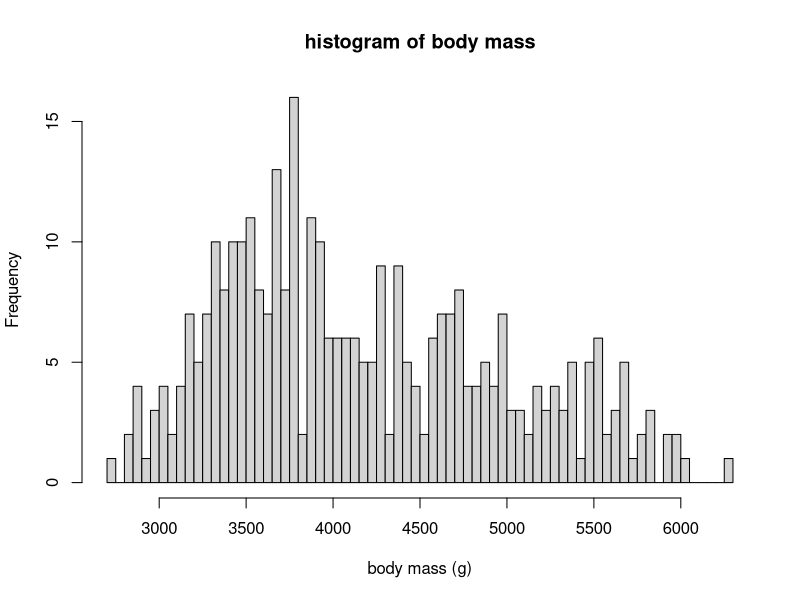
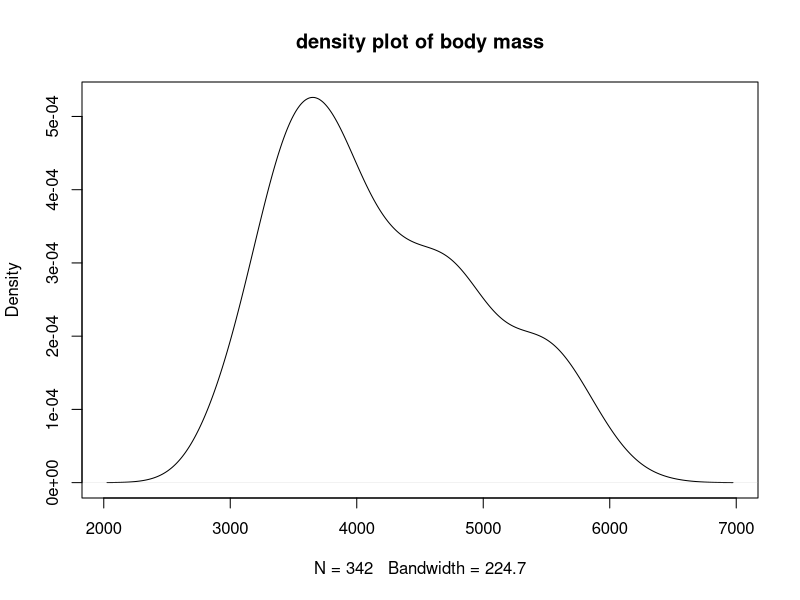
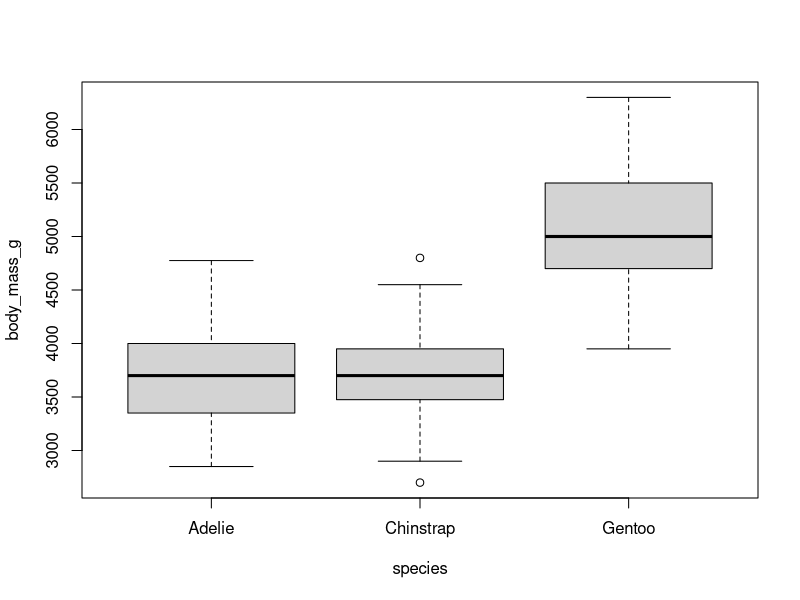
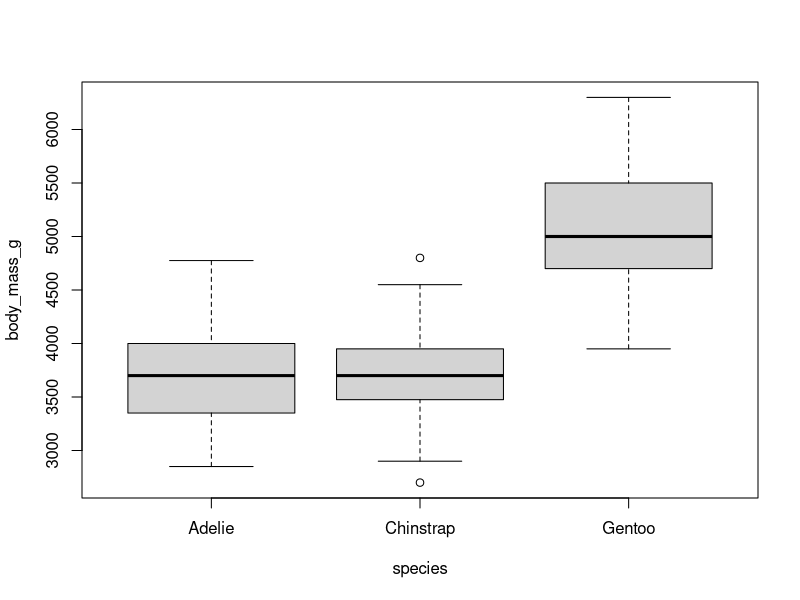

Write the R code that produced these figures, in order. (Note: this script raises an error after producing the figures.)
require(palmerpenguins)
t.test(subset(penguins, species == "Gentoo")$flipper_length_mm)

t.test(
  x = subset(penguins, species == "Gentoo")$flipper_length_mm,
  mu = 218
)

t.test(
  x = subset(penguins, species == "Gentoo")$flipper_length_mm,
  mu = 218,
  alternative = "less"
)

t.test(flipper_length_mm ~ species, 
       data = subset(penguins, species != "Chinstrap"),
       alternative = "greater")

par(mfrow = c(1, 1))
hist(penguins$body_mass_g, breaks = 80, main = "histogram of body mass", xlab = "body mass (g)")
plot(density(penguins$body_mass_g, na.rm = TRUE), main = "density plot of body mass")


require(palmerpenguins)
boxplot(body_mass_g ~ species, data = penguins)

dat_chinstrap = subset(penguins, species == "Chinstrap")
mean(dat_chinstrap$body_mass_g, na.rm = TRUE)

shapiro.test(dat_chinstrap$body_mass_g)

aggregate(body_mass_g ~ species, data = penguins, FUN = mean)

fit_species = lm(body_mass_g ~ species, data = penguins)
summary(fit_species)

anova(fit_species)

fit_species = lm(body_mass_g ~ species, data = penguins)

boxplot(body_mass_g ~ species, data = penguins)

fit_additive = lm(body_mass_g ~ sex + species, data = penguins)

fit_interactive = lm(body_mass_g ~ sex * species, data = penguins)

anova(fit_interactive)

summary(fit_interactive)

require(palmerpenguins)

lm(bill_length_mm ~ body_mass_g, data = penguins)
boxplot(
  formula(fit_interactive),
  ylab = "Body Mass (g)",
  xlab = "",
  names = c("Female \nAdelie", "Female \nChinstrap", 
            "Female \nGentoo", "Male \nAdelie", "Male \nChinstrap",
            "Male \nGentoo"),las= 2,
  col = rainbow(6)
)


chin = subset(penguins, species == "Chinstrap", drop = TRUE) 
female <- subset(penguins, sex == "female", drop = TRUE)
mean(q_8$body_mass_g, na.rm = TRUE)


aggregate(q_8, sex)

?data.frame()
?subset
aggregate(chin, sex, r)

f_chin_means = aggregate(
  body_mass_g ~ sex, 
  data = chin, 
  FUN = "mean", 
  na.rm = TRUE)

f_chin_means


